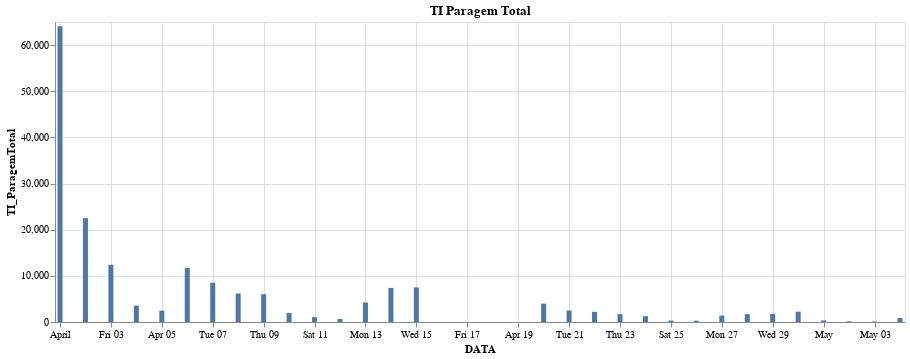

Write notebook code for a chart like this one.
### Code cell
base = alt.Chart(reducao_atividade_byday).mark_bar().encode(
    x='DATA',
).properties(
    width=850
)
red = alt.value('#f54242')
base.encode(y='TI_ParagemTotal').properties(title='TI Paragem Total') #| base.encode(y='POR DIA').properties(title='Por dia')

### Figure 1 — Vega-Lite specification as saved in the notebook (floating-point values rounded to 4 significant figures)
{"config": {"view": {"continuousWidth": 400, "continuousHeight": 300}}, "data": {"name": "data-26486851b3c734bb8c2a6c0857a831c6"}, "mark": "bar", "encoding": {"x": {"type": "temporal", "field": "DATA"}, "y": {"type": "quantitative", "field": "TI_ParagemTotal"}}, "title": "TI Paragem Total", "width": 850, "$schema": "https://vega.github.io/schema/vega-lite/v4.8.1.json", "datasets": {"data-26486851b3c734bb8c2a6c0857a831c6": [{"DATA": "2020-04-01T00:00:00", "TI_ParagemTotal": 64088, "TI_Reducao": null, "TI_Total": 64088, "PRO_TI_ParagemTotal": null, "PRO_TI_Reducao": null, "PRO_TI_Total": null, "MOE_ParagemTotal": null, "MOE_Reducao": null, "MOE_Total": null, "PRO_MOE_ParagemTotal": null, "PRO_MOE_Reducao": null, "PRO_MOE_Total": null}, {"DATA": "2020-04-02T00:00:00", "TI_ParagemTotal": 22496, "TI_Reducao": null, "TI_Total": 22496, "PRO_TI_ParagemTotal": null, "PRO_TI_Reducao": null, "PRO_TI_Total": null, "MOE_ParagemTotal": null, "MOE_Reducao": null, "MOE_Total": null, "PRO_MOE_ParagemTotal": null, "PRO_MOE_Reducao": null, "PRO_MOE_Total": null}, {"DATA": "2020-04-03T00:00:00", "TI_ParagemTotal": 12398, "TI_Reducao": null, "TI_Total": 12398, "PRO_TI_ParagemTotal": null, "PRO_TI_Reducao": null, "PRO_TI_Total": null, "MOE_ParagemTotal": null, "MOE_Reducao": null, "MOE_Total": null, "PRO_MOE_ParagemTotal": null, "PRO_MOE_Reducao": null, "PRO_MOE_Total": null}, {"DATA": "2020-04-04T00:00:00", "TI_ParagemTotal": 3558, "TI_Reducao": null, "TI_Total": 3558, "PRO_TI_ParagemTotal": null, "PRO_TI_Reducao": null, "PRO_TI_Total": null, "MOE_ParagemTotal": null, "MOE_Reducao": null, "MOE_Total": null, "PRO_MOE_ParagemTotal": null, "PRO_MOE_Reducao": null, "PRO_MOE_Total": null}, {"DATA": "2020-04-05T00:00:00", "TI_ParagemTotal": 2459, "TI_Reducao": null, "TI_Total": 2459, "PRO_TI_ParagemTotal": null, "PRO_TI_Reducao": null, "PRO_TI_Total": null, "MOE_ParagemTotal": null, "MOE_Reducao": null, "MOE_Total": null, "PRO_MOE_ParagemTotal": null, "PRO_MOE_Reducao": null, "PRO_MOE_Total": null}, {"DATA": "2020-04-06T00:00:00", "TI_ParagemTotal": 11731, "TI_Reducao": null, "TI_Total": 11731, "PRO_TI_ParagemTotal": null, "PRO_TI_Reducao": null, "PRO_TI_Total": null, "MOE_ParagemTotal": null, "MOE_Reducao": null, "MOE_Total": null, "PRO_MOE_ParagemTotal": null, "PRO_MOE_Reducao": null, "PRO_MOE_Total": null}, {"DATA": "2020-04-07T00:00:00", "TI_ParagemTotal": 8516, "TI_Reducao": null, "TI_Total": 8516, "PRO_TI_ParagemTotal": null, "PRO_TI_Reducao": null, "PRO_TI_Total": null, "MOE_ParagemTotal": null, "MOE_Reducao": null, "MOE_Total": null, "PRO_MOE_ParagemTotal": null, "PRO_MOE_Reducao": null, "PRO_MOE_Total": null}, {"DATA": "2020-04-08T00:00:00", "TI_ParagemTotal": 6161, "TI_Reducao": null, "TI_Total": 6161, "PRO_TI_ParagemTotal": null, "PRO_TI_Reducao": null, "PRO_TI_Total": null, "MOE_ParagemTotal": null, "MOE_Reducao": null, "MOE_Total": null, "PRO_MOE_ParagemTotal": null, "PRO_MOE_Reducao": null, "PRO_MOE_Total": null}, {"DATA": "2020-04-09T00:00:00", "TI_ParagemTotal": 6018, "TI_Reducao": null, "TI_Total": 6018, "PRO_TI_ParagemTotal": null, "PRO_TI_Reducao": null, "PRO_TI_Total": null, "MOE_ParagemTotal": null, "MOE_Reducao": null, "MOE_Total": null, "PRO_MOE_ParagemTotal": null, "PRO_MOE_Reducao": null, "PRO_MOE_Total": null}, {"DATA": "2020-04-10T00:00:00", "TI_ParagemTotal": 1937, "TI_Reducao": null, "TI_Total": 1937, "PRO_TI_ParagemTotal": null, "PRO_TI_Reducao": null, "PRO_TI_Total": null, "MOE_ParagemTotal": null, "MOE_Reducao": null, "MOE_Total": null, "PRO_MOE_ParagemTotal": null, "PRO_MOE_Reducao": null, "PRO_MOE_Total": null}, {"DATA": "2020-04-11T00:00:00", "TI_ParagemTotal": 1053, "TI_Reducao": null, "TI_Total": 1053, "PRO_TI_ParagemTotal": null, "PRO_TI_Reducao": null, "PRO_TI_Total": null, "MOE_ParagemTotal": null, "MOE_Reducao": null, "MOE_Total": null, "PRO_MOE_ParagemTotal": null, "PRO_MOE_Reducao": null, "PRO_MOE_Total": null}, {"DATA": "2020-04-12T00:00:00", "TI_ParagemTotal": 645, "TI_Reducao": null, "TI_Total": 645, "PRO_TI_ParagemTotal": null, "PRO_TI_Reducao": null, "PRO_TI_Total": null, "MOE_ParagemTotal": null, "MOE_Reducao": null, "MOE_Total": null, "PRO_MOE_ParagemTotal": null, "PRO_MOE_Reducao": null, "PRO_MOE_Total": null}, {"DATA": "2020-04-13T00:00:00", "TI_ParagemTotal": 4216, "TI_Reducao": null, "TI_Total": 4216, "PRO_TI_ParagemTotal": null, "PRO_TI_Reducao": null, "PRO_TI_Total": null, "MOE_ParagemTotal": null, "MOE_Reducao": null, "MOE_Total": null, "PRO_MOE_ParagemTotal": null, "PRO_MOE_Reducao": null, "PRO_MOE_Total": null}, {"DATA": "2020-04-14T00:00:00", "TI_ParagemTotal": 7388, "TI_Reducao": null, "TI_Total": 7388, "PRO_TI_ParagemTotal": null, "PRO_TI_Reducao": null, "PRO_TI_Total": null, "MOE_ParagemTotal": null, "MOE_Reducao": null, "MOE_Total": null, "PRO_MOE_ParagemTotal": null, "PRO_MOE_Reducao": null, "PRO_MOE_Total": null}, {"DATA": "2020-04-15T00:00:00", "TI_ParagemTotal": 7497, "TI_Reducao": null, "TI_Total": 7497, "PRO_TI_ParagemTotal": null, "PRO_TI_Reducao": null, "PRO_TI_Total": null, "MOE_ParagemTotal": null, "MOE_Reducao": null, "MOE_Total": null, "PRO_MOE_ParagemTotal": null, "PRO_MOE_Reducao": null, "PRO_MOE_Total": null}, {"DATA": "2020-04-16T00:00:00", "TI_ParagemTotal": 2, "TI_Reducao": null, "TI_Total": 2, "PRO_TI_ParagemTotal": null, "PRO_TI_Reducao": null, "PRO_TI_Total": null, "MOE_ParagemTotal": null, "MOE_Reducao": null, "MOE_Total": null, "PRO_MOE_ParagemTotal": null, "PRO_MOE_Reducao": null, "PRO_MOE_Total": null}, {"DATA": "2020-04-20T00:00:00", "TI_ParagemTotal": 3977, "TI_Reducao": 929, "TI_Total": 4906, "PRO_TI_ParagemTotal": 6215, "PRO_TI_Reducao": null, "PRO_TI_Total": 6215, "MOE_ParagemTotal": 825, "MOE_Reducao": 329, "MOE_Total": 1154, "PRO_MOE_ParagemTotal": null, "PRO_MOE_Reducao": null, "PRO_MOE_Total": null}, {"DATA": "2020-04-21T00:00:00", "TI_ParagemTotal": 2484, "TI_Reducao": 676, "TI_Total": 3160, "PRO_TI_ParagemTotal": 8804, "PRO_TI_Reducao": null, "PRO_TI_Total": 8804, "MOE_ParagemTotal": 1206, "MOE_Reducao": 498, "MOE_Total": 1704, "PRO_MOE_ParagemTotal": null, "PRO_MOE_Reducao": null, "PRO_MOE_Total": null}, {"DATA": "2020-04-22T00:00:00", "TI_ParagemTotal": 2204, "TI_Reducao": 556, "TI_Total": 2760, "PRO_TI_ParagemTotal": 11417, "PRO_TI_Reducao": null, "PRO_TI_Total": 11417, "MOE_ParagemTotal": 986, "MOE_Reducao": 504, "MOE_Total": 1490, "PRO_MOE_ParagemTotal": null, "PRO_MOE_Reducao": null, "PRO_MOE_Total": null}, {"DATA": "2020-04-23T00:00:00", "TI_ParagemTotal": 1700, "TI_Reducao": 521, "TI_Total": 2221, "PRO_TI_ParagemTotal": 13188, "PRO_TI_Reducao": null, "PRO_TI_Total": 13188, "MOE_ParagemTotal": 916, "MOE_Reducao": 457, "MOE_Total": 1373, "PRO_MOE_ParagemTotal": null, "PRO_MOE_Reducao": null, "PRO_MOE_Total": null}, {"DATA": "2020-04-24T00:00:00", "TI_ParagemTotal": 1247, "TI_Reducao": 392, "TI_Total": 1639, "PRO_TI_ParagemTotal": 9406, "PRO_TI_Reducao": null, "PRO_TI_Total": 9406, "MOE_ParagemTotal": 647, "MOE_Reducao": 349, "MOE_Total": 996, "PRO_MOE_ParagemTotal": null, "PRO_MOE_Reducao": null, "PRO_MOE_Total": null}, {"DATA": "2020-04-25T00:00:00", "TI_ParagemTotal": 306, "TI_Reducao": 115, "TI_Total": 421, "PRO_TI_ParagemTotal": 2399, "PRO_TI_Reducao": null, "PRO_TI_Total": 2399, "MOE_ParagemTotal": 104, "MOE_Reducao": 59, "MOE_Total": 163, "PRO_MOE_ParagemTotal": null, "PRO_MOE_Reducao": null, "PRO_MOE_Total": null}, {"DATA": "2020-04-26T00:00:00", "TI_ParagemTotal": 286, "TI_Reducao": 90, "TI_Total": 376, "PRO_TI_ParagemTotal": 1942, "PRO_TI_Reducao": null, "PRO_TI_Total": 1942, "MOE_ParagemTotal": 77, "MOE_Reducao": 34, "MOE_Total": 111, "PRO_MOE_ParagemTotal": null, "PRO_MOE_Reducao": null, "PRO_MOE_Total": null}, {"DATA": "2020-04-27T00:00:00", "TI_ParagemTotal": 1400, "TI_Reducao": 553, "TI_Total": 1953, "PRO_TI_ParagemTotal": 11268, "PRO_TI_Reducao": null, "PRO_TI_Total": 11268, "MOE_ParagemTotal": 824, "MOE_Reducao": 464, "MOE_Total": 1288, "PRO_MOE_ParagemTotal": null, "PRO_MOE_Reducao": null, "PRO_MOE_Total": null}, {"DATA": "2020-04-28T00:00:00", "TI_ParagemTotal": 1694, "TI_Reducao": 639, "TI_Total": 2333, "PRO_TI_ParagemTotal": 13926, "PRO_TI_Reducao": null, "PRO_TI_Total": 13926, "MOE_ParagemTotal": 788, "MOE_Reducao": 511, "MOE_Total": 1299, "PRO_MOE_ParagemTotal": null, "PRO_MOE_Reducao": null, "PRO_MOE_Total": null}, {"DATA": "2020-04-29T00:00:00", "TI_ParagemTotal": 1770, "TI_Reducao": 795, "TI_Total": 2565, "PRO_TI_ParagemTotal": 12638, "PRO_TI_Reducao": null, "PRO_TI_Total": 12638, "MOE_ParagemTotal": 845, "MOE_Reducao": 542, "MOE_Total": 1387, "PRO_MOE_ParagemTotal": null, "PRO_MOE_Reducao": null, "PRO_MOE_Total": null}, {"DATA": "2020-04-30T00:00:00", "TI_ParagemTotal": 2243, "TI_Reducao": 1268, "TI_Total": 3511, "PRO_TI_ParagemTotal": 11642, "PRO_TI_Reducao": null, "PRO_TI_Total": 11642, "MOE_ParagemTotal": 807, "MOE_Reducao": 682, "MOE_Total": 1489, "PRO_MOE_ParagemTotal": null, "PRO_MOE_Reducao": null, "PRO_MOE_Total": null}, {"DATA": "2020-05-01T00:00:00", "TI_ParagemTotal": 346, "TI_Reducao": 125, "TI_Total": 471, "PRO_TI_ParagemTotal": 2333, "PRO_TI_Reducao": null, "PRO_TI_Total": 2333, "MOE_ParagemTotal": 59, "MOE_Reducao": 42, "MOE_Total": 101, "PRO_MOE_ParagemTotal": null, "PRO_MOE_Reducao": null, "PRO_MOE_Total": null}, {"DATA": "2020-05-02T00:00:00", "TI_ParagemTotal": 155, "TI_Reducao": 68, "TI_Total": 223, "PRO_TI_ParagemTotal": 1125, "PRO_TI_Reducao": null, "PRO_TI_Total": 1125, "MOE_ParagemTotal": 24, "MOE_Reducao": 34, "MOE_Total": 58, "PRO_MOE_ParagemTotal": null, "PRO_MOE_Reducao": null, "PRO_MOE_Total": null}, {"DATA": "2020-05-03T00:00:00", "TI_ParagemTotal": 106, "TI_Reducao": 69, "TI_Total": 175, "PRO_TI_ParagemTotal": 682, "PRO_TI_Reducao": null, "PRO_TI_Total": 682, "MOE_ParagemTotal": 30, "MOE_Reducao": 18, "MOE_Total": 48, "PRO_MOE_ParagemTotal": null, "PRO_MOE_Reducao": null, "PRO_MOE_Total": null}, {"DATA": "2020-05-04T00:00:00", "TI_ParagemTotal": 847, "TI_Reducao": 450, "TI_Total": 1297, "PRO_TI_ParagemTotal": 5580, "PRO_TI_Reducao": null, "PRO_TI_Total": 5580, "MOE_ParagemTotal": 390, "MOE_Reducao": 261, "MOE_Total": 651, "PRO_MOE_ParagemTotal": null, "PRO_MOE_Reducao": null, "PRO_MOE_Total": null}]}}
